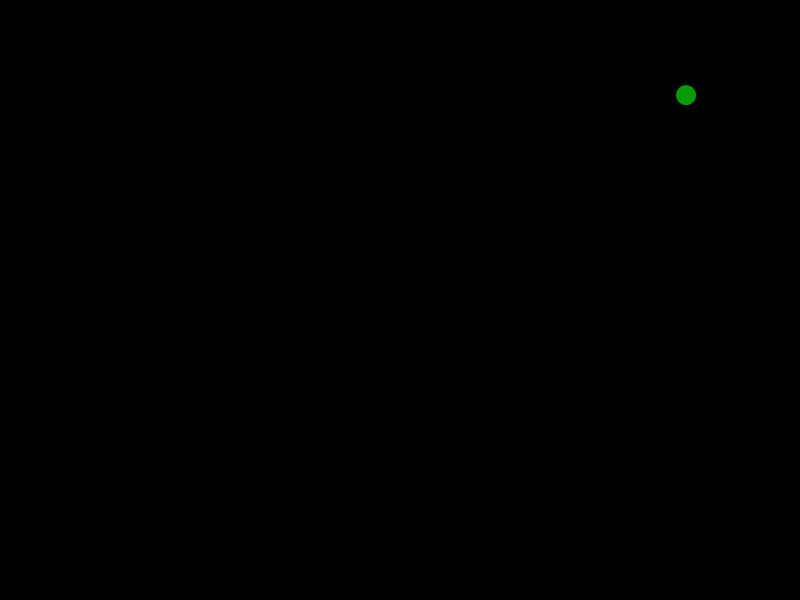
Frame 1 (no input)
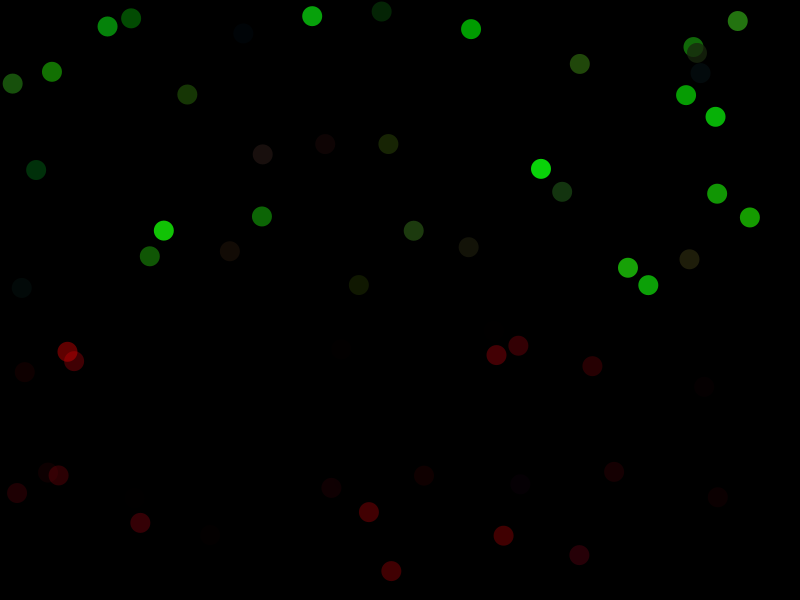
Frame 60 (the mouse pressed at the canvas centre just before this capture)
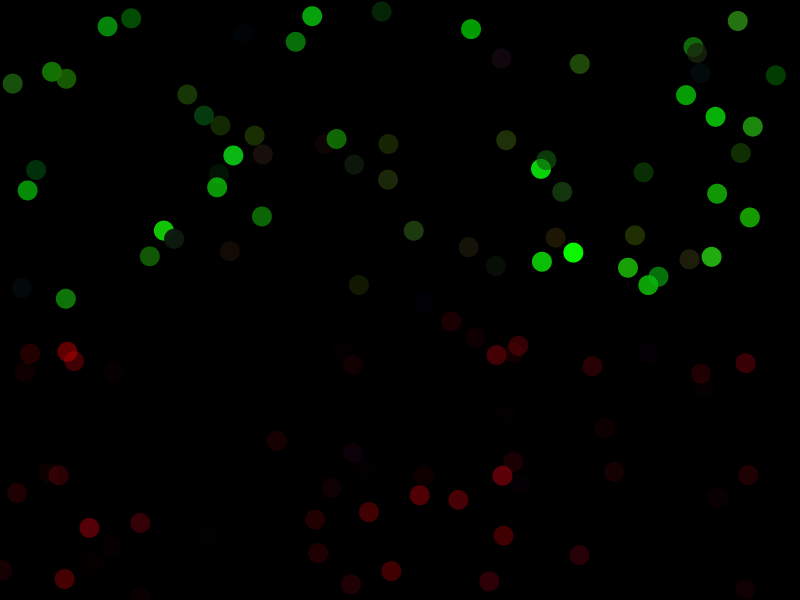
Frame 120 (the mouse held since frame 60 and released just before this capture)

The Processing sketch that drew these frames (run headless with seeded random() and noise(); from frame 60 on, the mouse is pressed at the canvas centre):

// Processing sketch: processing_138235
// ── processing_138235.pde


int cambio;

void setup() {
  size(800, 600);
  frameRate(24);
  background(0);
}

void draw() {

  float varColor = random(255); 
  
  if(varColor < 125){
  fill(random (0,255),0,random(0,20), varColor); 
  noStroke();
  float pos = random(800);  
  ellipse(pos, random(300,600), 20,20);  
  } else {
  fill(random(0,40),random(0,255),random(0,20), varColor); 
  noStroke();  
  ellipse(random(800), random(0,300), 20,20);  

    
  }
  
  }  
  
 
